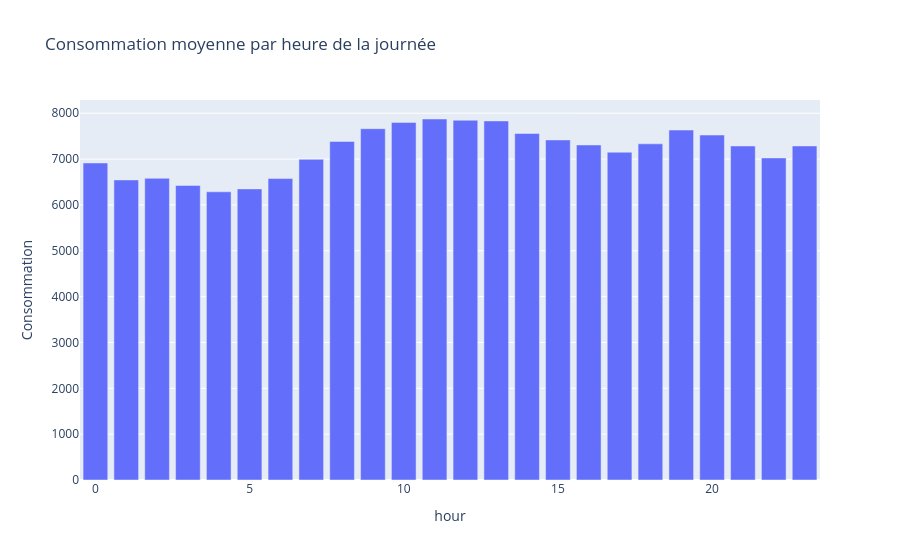

Notebook source saved alongside this figure:
### Code cell
# Saisonnalité horaire
df_hour = (
    df.dropna(subset=["hour","Consommation"])
      .groupby("hour", as_index=False)["Consommation"].mean()
)
fig2 = px.bar(df_hour, x="hour", y="Consommation",
              title="Consommation moyenne par heure de la journée")
fig2.show()

### Figure 1 — Plotly figure (JSON) as saved in the notebook; plotly's stock layout.template omitted (floating-point values rounded to 4 significant figures)
{"data": [{"alignmentgroup": "True", "hovertemplate": "hour=%{x}<br>Consommation=%{y}<extra></extra>", "legendgroup": "", "marker": {"color": "#636efa", "pattern": {"shape": ""}}, "name": "", "offsetgroup": "", "orientation": "v", "showlegend": false, "textposition": "auto", "type": "bar", "x": [0, 1, 2, 3, 4, 5, 6, 7, 8, 9, 10, 11, 12, 13, 14, 15, 16, 17, 18, 19, 20, 21, 22, 23], "xaxis": "x", "y": [6914.0, 6545.0, 6580.0, 6425.0, 6286.0, 6349.0, 6575.0, 6994.0, 7385.0, 7662.0, 7799.0, 7874.0, 7847.0, 7832.0, 7557.0, 7418.0, 7307.0, 7149.0, 7332.0, 7633.0, 7523.0, 7285.0, 7025.0, 7286.0], "yaxis": "y"}], "layout": {"barmode": "relative", "legend": {"tracegroupgap": 0}, "title": {"text": "Consommation moyenne par heure de la journée"}, "xaxis": {"anchor": "y", "domain": [0, 1], "title": {"text": "hour"}}, "yaxis": {"anchor": "x", "domain": [0, 1], "title": {"text": "Consommation"}}}}
